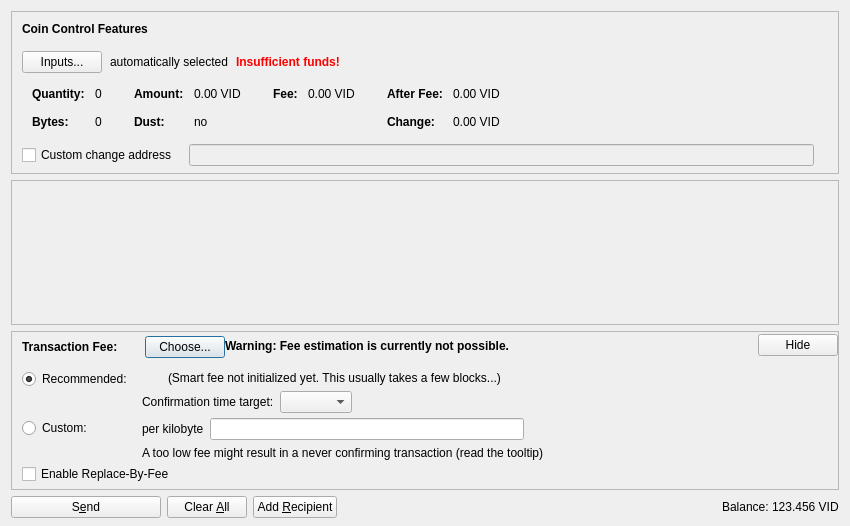
<?xml version="1.0" encoding="UTF-8"?>
<ui version="4.0">
 <class>SendCoinsDialog</class>
 <widget class="QDialog" name="SendCoinsDialog">
  <property name="geometry">
   <rect>
    <x>0</x>
    <y>0</y>
    <width>850</width>
    <height>526</height>
   </rect>
  </property>
  <property name="windowTitle">
   <string>Send Coins</string>
  </property>
  <layout class="QVBoxLayout" name="verticalLayout" stretch="0,1,0,0">
   <property name="bottomMargin">
    <number>8</number>
   </property>
   <item>
    <widget class="QFrame" name="frameCoinControl">
     <property name="sizePolicy">
      <sizepolicy hsizetype="Expanding" vsizetype="Expanding">
       <horstretch>0</horstretch>
       <verstretch>0</verstretch>
      </sizepolicy>
     </property>
     <property name="maximumSize">
      <size>
       <width>16777215</width>
       <height>16777215</height>
      </size>
     </property>
     <property name="frameShape">
      <enum>QFrame::StyledPanel</enum>
     </property>
     <property name="frameShadow">
      <enum>QFrame::Sunken</enum>
     </property>
     <layout class="QVBoxLayout" name="verticalLayoutCoinControl2">
      <property name="spacing">
       <number>0</number>
      </property>
      <property name="leftMargin">
       <number>0</number>
      </property>
      <property name="topMargin">
       <number>0</number>
      </property>
      <property name="rightMargin">
       <number>0</number>
      </property>
      <property name="bottomMargin">
       <number>6</number>
      </property>
      <item>
       <layout class="QVBoxLayout" name="verticalLayoutCoinControl" stretch="0,0,0,0,1">
        <property name="spacing">
         <number>0</number>
        </property>
        <property name="leftMargin">
         <number>10</number>
        </property>
        <property name="topMargin">
         <number>10</number>
        </property>
        <item>
         <layout class="QHBoxLayout" name="horizontalLayoutCoinControl1">
          <property name="bottomMargin">
           <number>15</number>
          </property>
          <item>
           <widget class="QLabel" name="labelCoinControlFeatures">
            <property name="sizePolicy">
             <sizepolicy hsizetype="Preferred" vsizetype="Maximum">
              <horstretch>0</horstretch>
              <verstretch>0</verstretch>
             </sizepolicy>
            </property>
            <property name="font">
             <font>
              <weight>75</weight>
              <bold>true</bold>
             </font>
            </property>
            <property name="styleSheet">
             <string notr="true">font-weight:bold;</string>
            </property>
            <property name="text">
             <string>Coin Control Features</string>
            </property>
           </widget>
          </item>
         </layout>
        </item>
        <item>
         <layout class="QHBoxLayout" name="horizontalLayoutCoinControl2" stretch="0,0,0,0">
          <property name="spacing">
           <number>8</number>
          </property>
          <property name="bottomMargin">
           <number>10</number>
          </property>
          <item>
           <widget class="QPushButton" name="pushButtonCoinControl">
            <property name="styleSheet">
             <string notr="true"/>
            </property>
            <property name="text">
             <string>Inputs...</string>
            </property>
            <property name="autoDefault">
             <bool>false</bool>
            </property>
           </widget>
          </item>
          <item>
           <widget class="QLabel" name="labelCoinControlAutomaticallySelected">
            <property name="text">
             <string>automatically selected</string>
            </property>
            <property name="margin">
             <number>5</number>
            </property>
           </widget>
          </item>
          <item>
           <widget class="QLabel" name="labelCoinControlInsuffFunds">
            <property name="font">
             <font>
              <weight>75</weight>
              <bold>true</bold>
             </font>
            </property>
            <property name="styleSheet">
             <string notr="true">color:red;font-weight:bold;</string>
            </property>
            <property name="text">
             <string>Insufficient funds!</string>
            </property>
            <property name="margin">
             <number>5</number>
            </property>
           </widget>
          </item>
          <item>
           <spacer name="horizontalSpacerCoinControl">
            <property name="orientation">
             <enum>Qt::Horizontal</enum>
            </property>
            <property name="sizeHint" stdset="0">
             <size>
              <width>40</width>
              <height>1</height>
             </size>
            </property>
           </spacer>
          </item>
         </layout>
        </item>
        <item>
         <widget class="QWidget" name="widgetCoinControl" native="true">
          <property name="sizePolicy">
           <sizepolicy hsizetype="Preferred" vsizetype="Preferred">
            <horstretch>0</horstretch>
            <verstretch>0</verstretch>
           </sizepolicy>
          </property>
          <property name="minimumSize">
           <size>
            <width>0</width>
            <height>0</height>
           </size>
          </property>
          <property name="styleSheet">
           <string notr="true"/>
          </property>
          <layout class="QHBoxLayout" name="horizontalLayoutCoinControl5">
           <property name="leftMargin">
            <number>0</number>
           </property>
           <property name="topMargin">
            <number>0</number>
           </property>
           <property name="rightMargin">
            <number>0</number>
           </property>
           <property name="bottomMargin">
            <number>0</number>
           </property>
           <item>
            <layout class="QHBoxLayout" name="horizontalLayoutCoinControl3" stretch="0,0,0,1">
             <property name="spacing">
              <number>20</number>
             </property>
             <property name="topMargin">
              <number>0</number>
             </property>
             <property name="bottomMargin">
              <number>10</number>
             </property>
             <item>
              <layout class="QFormLayout" name="formLayoutCoinControl1">
               <property name="horizontalSpacing">
                <number>10</number>
               </property>
               <property name="verticalSpacing">
                <number>14</number>
               </property>
               <property name="leftMargin">
                <number>10</number>
               </property>
               <property name="topMargin">
                <number>4</number>
               </property>
               <property name="rightMargin">
                <number>6</number>
               </property>
               <item row="0" column="0">
                <widget class="QLabel" name="labelCoinControlQuantityText">
                 <property name="font">
                  <font>
                   <weight>75</weight>
                   <bold>true</bold>
                  </font>
                 </property>
                 <property name="text">
                  <string>Quantity:</string>
                 </property>
                 <property name="margin">
                  <number>0</number>
                 </property>
                </widget>
               </item>
               <item row="0" column="1">
                <widget class="QLabel" name="labelCoinControlQuantity">
                 <property name="cursor">
                  <cursorShape>IBeamCursor</cursorShape>
                 </property>
                 <property name="contextMenuPolicy">
                  <enum>Qt::ActionsContextMenu</enum>
                 </property>
                 <property name="text">
                  <string notr="true">0</string>
                 </property>
                 <property name="margin">
                  <number>0</number>
                 </property>
                 <property name="textInteractionFlags">
                  <set>Qt::LinksAccessibleByMouse|Qt::TextSelectableByKeyboard|Qt::TextSelectableByMouse</set>
                 </property>
                </widget>
               </item>
               <item row="1" column="0">
                <widget class="QLabel" name="labelCoinControlBytesText">
                 <property name="font">
                  <font>
                   <weight>75</weight>
                   <bold>true</bold>
                  </font>
                 </property>
                 <property name="text">
                  <string>Bytes:</string>
                 </property>
                </widget>
               </item>
               <item row="1" column="1">
                <widget class="QLabel" name="labelCoinControlBytes">
                 <property name="cursor">
                  <cursorShape>IBeamCursor</cursorShape>
                 </property>
                 <property name="contextMenuPolicy">
                  <enum>Qt::ActionsContextMenu</enum>
                 </property>
                 <property name="text">
                  <string notr="true">0</string>
                 </property>
                 <property name="textInteractionFlags">
                  <set>Qt::LinksAccessibleByMouse|Qt::TextSelectableByKeyboard|Qt::TextSelectableByMouse</set>
                 </property>
                </widget>
               </item>
              </layout>
             </item>
             <item>
              <layout class="QFormLayout" name="formLayoutCoinControl2">
               <property name="horizontalSpacing">
                <number>10</number>
               </property>
               <property name="verticalSpacing">
                <number>14</number>
               </property>
               <property name="leftMargin">
                <number>6</number>
               </property>
               <property name="topMargin">
                <number>4</number>
               </property>
               <property name="rightMargin">
                <number>6</number>
               </property>
               <item row="0" column="0">
                <widget class="QLabel" name="labelCoinControlAmountText">
                 <property name="font">
                  <font>
                   <weight>75</weight>
                   <bold>true</bold>
                  </font>
                 </property>
                 <property name="text">
                  <string>Amount:</string>
                 </property>
                 <property name="margin">
                  <number>0</number>
                 </property>
                </widget>
               </item>
               <item row="0" column="1">
                <widget class="QLabel" name="labelCoinControlAmount">
                 <property name="cursor">
                  <cursorShape>IBeamCursor</cursorShape>
                 </property>
                 <property name="contextMenuPolicy">
                  <enum>Qt::ActionsContextMenu</enum>
                 </property>
                 <property name="text">
                  <string notr="true">0.00 VID</string>
                 </property>
                 <property name="textInteractionFlags">
                  <set>Qt::LinksAccessibleByMouse|Qt::TextSelectableByKeyboard|Qt::TextSelectableByMouse</set>
                 </property>
                </widget>
               </item>
               <item row="1" column="0">
                <widget class="QLabel" name="labelCoinControlLowOutputText">
                 <property name="font">
                  <font>
                   <weight>75</weight>
                   <bold>true</bold>
                  </font>
                 </property>
                 <property name="text">
                  <string>Dust:</string>
                 </property>
                </widget>
               </item>
               <item row="1" column="1">
                <widget class="QLabel" name="labelCoinControlLowOutput">
                 <property name="cursor">
                  <cursorShape>IBeamCursor</cursorShape>
                 </property>
                 <property name="contextMenuPolicy">
                  <enum>Qt::ActionsContextMenu</enum>
                 </property>
                 <property name="text">
                  <string notr="true">no</string>
                 </property>
                 <property name="textInteractionFlags">
                  <set>Qt::LinksAccessibleByMouse|Qt::TextSelectableByKeyboard|Qt::TextSelectableByMouse</set>
                 </property>
                </widget>
               </item>
              </layout>
             </item>
             <item>
              <layout class="QFormLayout" name="formLayoutCoinControl3">
               <property name="horizontalSpacing">
                <number>10</number>
               </property>
               <property name="verticalSpacing">
                <number>14</number>
               </property>
               <property name="leftMargin">
                <number>6</number>
               </property>
               <property name="topMargin">
                <number>4</number>
               </property>
               <property name="rightMargin">
                <number>6</number>
               </property>
               <item row="0" column="0">
                <widget class="QLabel" name="labelCoinControlFeeText">
                 <property name="font">
                  <font>
                   <weight>75</weight>
                   <bold>true</bold>
                  </font>
                 </property>
                 <property name="text">
                  <string>Fee:</string>
                 </property>
                 <property name="margin">
                  <number>0</number>
                 </property>
                </widget>
               </item>
               <item row="0" column="1">
                <widget class="QLabel" name="labelCoinControlFee">
                 <property name="cursor">
                  <cursorShape>IBeamCursor</cursorShape>
                 </property>
                 <property name="contextMenuPolicy">
                  <enum>Qt::ActionsContextMenu</enum>
                 </property>
                 <property name="text">
                  <string notr="true">0.00 VID</string>
                 </property>
                 <property name="textInteractionFlags">
                  <set>Qt::LinksAccessibleByMouse|Qt::TextSelectableByKeyboard|Qt::TextSelectableByMouse</set>
                 </property>
                </widget>
               </item>
              </layout>
             </item>
             <item>
              <layout class="QFormLayout" name="formLayoutCoinControl4">
               <property name="horizontalSpacing">
                <number>10</number>
               </property>
               <property name="verticalSpacing">
                <number>14</number>
               </property>
               <property name="leftMargin">
                <number>6</number>
               </property>
               <property name="topMargin">
                <number>4</number>
               </property>
               <property name="rightMargin">
                <number>6</number>
               </property>
               <item row="0" column="0">
                <widget class="QLabel" name="labelCoinControlAfterFeeText">
                 <property name="font">
                  <font>
                   <weight>75</weight>
                   <bold>true</bold>
                  </font>
                 </property>
                 <property name="text">
                  <string>After Fee:</string>
                 </property>
                 <property name="margin">
                  <number>0</number>
                 </property>
                </widget>
               </item>
               <item row="0" column="1">
                <widget class="QLabel" name="labelCoinControlAfterFee">
                 <property name="cursor">
                  <cursorShape>IBeamCursor</cursorShape>
                 </property>
                 <property name="contextMenuPolicy">
                  <enum>Qt::ActionsContextMenu</enum>
                 </property>
                 <property name="text">
                  <string notr="true">0.00 VID</string>
                 </property>
                 <property name="textInteractionFlags">
                  <set>Qt::LinksAccessibleByMouse|Qt::TextSelectableByKeyboard|Qt::TextSelectableByMouse</set>
                 </property>
                </widget>
               </item>
               <item row="1" column="0">
                <widget class="QLabel" name="labelCoinControlChangeText">
                 <property name="font">
                  <font>
                   <weight>75</weight>
                   <bold>true</bold>
                  </font>
                 </property>
                 <property name="text">
                  <string>Change:</string>
                 </property>
                </widget>
               </item>
               <item row="1" column="1">
                <widget class="QLabel" name="labelCoinControlChange">
                 <property name="cursor">
                  <cursorShape>IBeamCursor</cursorShape>
                 </property>
                 <property name="contextMenuPolicy">
                  <enum>Qt::ActionsContextMenu</enum>
                 </property>
                 <property name="text">
                  <string notr="true">0.00 VID</string>
                 </property>
                 <property name="textInteractionFlags">
                  <set>Qt::LinksAccessibleByMouse|Qt::TextSelectableByKeyboard|Qt::TextSelectableByMouse</set>
                 </property>
                </widget>
               </item>
              </layout>
             </item>
            </layout>
           </item>
          </layout>
         </widget>
        </item>
        <item>
         <layout class="QHBoxLayout" name="horizontalLayoutCoinControl4" stretch="0,0,0">
          <property name="spacing">
           <number>12</number>
          </property>
          <property name="sizeConstraint">
           <enum>QLayout::SetDefaultConstraint</enum>
          </property>
          <property name="topMargin">
           <number>5</number>
          </property>
          <property name="rightMargin">
           <number>5</number>
          </property>
          <item>
           <widget class="QCheckBox" name="checkBoxCoinControlChange">
            <property name="toolTip">
             <string>If this is activated, but the change address is empty or invalid, change will be sent to a newly generated address.</string>
            </property>
            <property name="text">
             <string>Custom change address</string>
            </property>
           </widget>
          </item>
          <item>
           <widget class="QValidatedLineEdit" name="lineEditCoinControlChange">
            <property name="enabled">
             <bool>false</bool>
            </property>
            <property name="sizePolicy">
             <sizepolicy hsizetype="Expanding" vsizetype="Fixed">
              <horstretch>0</horstretch>
              <verstretch>0</verstretch>
             </sizepolicy>
            </property>
           </widget>
          </item>
          <item>
           <widget class="QLabel" name="labelCoinControlChangeLabel">
            <property name="sizePolicy">
             <sizepolicy hsizetype="Preferred" vsizetype="Expanding">
              <horstretch>0</horstretch>
              <verstretch>0</verstretch>
             </sizepolicy>
            </property>
            <property name="minimumSize">
             <size>
              <width>0</width>
              <height>0</height>
             </size>
            </property>
            <property name="text">
             <string/>
            </property>
            <property name="margin">
             <number>3</number>
            </property>
           </widget>
          </item>
         </layout>
        </item>
        <item>
         <spacer name="verticalSpacerCoinControl">
          <property name="orientation">
           <enum>Qt::Vertical</enum>
          </property>
          <property name="sizeHint" stdset="0">
           <size>
            <width>800</width>
            <height>1</height>
           </size>
          </property>
         </spacer>
        </item>
       </layout>
      </item>
     </layout>
    </widget>
   </item>
   <item>
    <widget class="QScrollArea" name="scrollArea">
     <property name="widgetResizable">
      <bool>true</bool>
     </property>
     <widget class="QWidget" name="scrollAreaWidgetContents">
      <property name="geometry">
       <rect>
        <x>0</x>
        <y>0</y>
        <width>830</width>
        <height>104</height>
       </rect>
      </property>
      <layout class="QVBoxLayout" name="verticalLayout_2" stretch="0,1">
       <property name="leftMargin">
        <number>0</number>
       </property>
       <property name="topMargin">
        <number>0</number>
       </property>
       <property name="rightMargin">
        <number>0</number>
       </property>
       <property name="bottomMargin">
        <number>0</number>
       </property>
       <item>
        <layout class="QVBoxLayout" name="entries">
         <property name="spacing">
          <number>6</number>
         </property>
        </layout>
       </item>
       <item>
        <spacer name="verticalSpacer">
         <property name="orientation">
          <enum>Qt::Vertical</enum>
         </property>
         <property name="sizeHint" stdset="0">
          <size>
           <width>20</width>
           <height>40</height>
          </size>
         </property>
        </spacer>
       </item>
      </layout>
     </widget>
    </widget>
   </item>
   <item>
    <widget class="QFrame" name="frameFee">
     <property name="sizePolicy">
      <sizepolicy hsizetype="Expanding" vsizetype="Expanding">
       <horstretch>0</horstretch>
       <verstretch>0</verstretch>
      </sizepolicy>
     </property>
     <property name="maximumSize">
      <size>
       <width>16777215</width>
       <height>16777215</height>
      </size>
     </property>
     <property name="frameShape">
      <enum>QFrame::StyledPanel</enum>
     </property>
     <property name="frameShadow">
      <enum>QFrame::Sunken</enum>
     </property>
     <layout class="QVBoxLayout" name="verticalLayoutFee1">
      <property name="spacing">
       <number>0</number>
      </property>
      <property name="leftMargin">
       <number>0</number>
      </property>
      <property name="topMargin">
       <number>0</number>
      </property>
      <property name="rightMargin">
       <number>0</number>
      </property>
      <property name="bottomMargin">
       <number>0</number>
      </property>
      <item>
       <layout class="QVBoxLayout" name="verticalLayoutFee2" stretch="0,0,0">
        <property name="spacing">
         <number>0</number>
        </property>
        <property name="leftMargin">
         <number>10</number>
        </property>
        <property name="topMargin">
         <number>0</number>
        </property>
        <item>
         <layout class="QHBoxLayout" name="horizontalLayoutFee1">
          <property name="bottomMargin">
           <number>0</number>
          </property>
          <item>
           <layout class="QVBoxLayout" name="verticalLayoutFee7">
            <property name="spacing">
             <number>0</number>
            </property>
            <item>
             <spacer name="verticalSpacerSmartFee">
              <property name="orientation">
               <enum>Qt::Vertical</enum>
              </property>
              <property name="sizeType">
               <enum>QSizePolicy::Fixed</enum>
              </property>
              <property name="sizeHint" stdset="0">
               <size>
                <width>1</width>
                <height>4</height>
               </size>
              </property>
             </spacer>
            </item>
            <item>
             <layout class="QHBoxLayout" name="horizontalLayoutSmartFee">
              <property name="spacing">
               <number>10</number>
              </property>
              <item>
               <widget class="QLabel" name="labelFeeHeadline">
                <property name="sizePolicy">
                 <sizepolicy hsizetype="Preferred" vsizetype="Maximum">
                  <horstretch>0</horstretch>
                  <verstretch>0</verstretch>
                 </sizepolicy>
                </property>
                <property name="font">
                 <font>
                  <weight>75</weight>
                  <bold>true</bold>
                 </font>
                </property>
                <property name="styleSheet">
                 <string notr="true">font-weight:bold;</string>
                </property>
                <property name="text">
                 <string>Transaction Fee:</string>
                </property>
               </widget>
              </item>
              <item>
               <widget class="QLabel" name="labelFeeMinimized">
                <property name="text">
                 <string/>
                </property>
               </widget>
              </item>
              <item>
               <widget class="QPushButton" name="buttonChooseFee">
                <property name="text">
                 <string>Choose...</string>
                </property>
               </widget>
              </item>
             </layout>
            </item>
            <item>
             <spacer name="verticalSpacer_5">
              <property name="orientation">
               <enum>Qt::Vertical</enum>
              </property>
              <property name="sizeHint" stdset="0">
               <size>
                <width>1</width>
                <height>1</height>
               </size>
              </property>
             </spacer>
            </item>
           </layout>
          </item>
          <item>
           <widget class="QLabel" name="fallbackFeeWarningLabel">
            <property name="toolTip">
             <string>Using the fallbackfee can result in sending a transaction that will take several hours or days (or never) to confirm. Consider choosing your fee manually or wait until you have validated the complete chain.</string>
            </property>
            <property name="font">
            <font>
                <weight>75</weight>
                <bold>true</bold>
            </font>
            </property>
            <property name="text">
             <string>Warning: Fee estimation is currently not possible.</string>
            </property>
            <property name="wordWrap">
             <bool>false</bool>
            </property>
           </widget>
          </item>
          <item>
           <spacer name="horizontalSpacer_4">
            <property name="orientation">
             <enum>Qt::Horizontal</enum>
            </property>
            <property name="sizeType">
             <enum>QSizePolicy::MinimumExpanding</enum>
            </property>
            <property name="sizeHint" stdset="0">
             <size>
              <width>40</width>
              <height>20</height>
             </size>
            </property>
           </spacer>
          </item>
          <item>
           <widget class="QPushButton" name="buttonMinimizeFee">
            <property name="toolTip">
             <string>Hide transaction fee settings</string>
            </property>
            <property name="text">
             <string>Hide</string>
            </property>
           </widget>
          </item>
         </layout>
        </item>
        <item>
         <widget class="QFrame" name="frameFeeSelection">
          <layout class="QVBoxLayout" name="verticalLayoutFee12">
           <property name="spacing">
            <number>0</number>
           </property>
           <property name="leftMargin">
            <number>0</number>
           </property>
           <property name="topMargin">
            <number>0</number>
           </property>
           <property name="rightMargin">
            <number>0</number>
           </property>
           <property name="bottomMargin">
            <number>0</number>
           </property>
           <item>
            <layout class="QGridLayout" name="gridLayoutFee">
             <property name="topMargin">
              <number>10</number>
             </property>
             <property name="bottomMargin">
              <number>4</number>
             </property>
             <property name="horizontalSpacing">
              <number>10</number>
             </property>
             <property name="verticalSpacing">
              <number>4</number>
             </property>
             <item row="1" column="1">
              <layout class="QVBoxLayout" name="verticalLayoutFee8">
               <property name="spacing">
                <number>6</number>
               </property>
               <item>
                <layout class="QHBoxLayout" name="horizontalLayoutFee13">
                 <item>
                  <widget class="QLabel" name="labelCustomPerKilobyte">
                   <property name="toolTip">
                    <string>Specify a custom fee per kB (1,000 bytes) of the transaction's virtual size.

Note:  Since the fee is calculated on a per-byte basis, a fee of "100 satoshis per kB" for a transaction size of 500 bytes (half of 1 kB) would ultimately yield a fee of only 50 satoshis.</string>
                   </property>
                   <property name="text">
                    <string>per kilobyte</string>
                   </property>
                  </widget>
                 </item>
                 <item>
                  <widget class="VIDCoinAmountField" name="customFee"/>
                 </item>
                 <item>
                  <spacer name="horizontalSpacer_6">
                   <property name="orientation">
                    <enum>Qt::Horizontal</enum>
                   </property>
                   <property name="sizeHint" stdset="0">
                    <size>
                     <width>1</width>
                     <height>1</height>
                    </size>
                   </property>
                  </spacer>
                 </item>
                </layout>
               </item>
               <item>
                <layout class="QHBoxLayout" name="horizontalLayoutFee8">
                 <item>
                  <widget class="QLabel" name="labelCustomFeeWarning">
                   <property name="enabled">
                    <bool>true</bool>
                   </property>
                   <property name="toolTip">
                    <string>When there is less transaction volume than space in the blocks, miners as well as relaying nodes may enforce a minimum fee. Paying only this minimum fee is just fine, but be aware that this can result in a never confirming transaction once there is more demand for vidcoin transactions than the network can process.</string>
                   </property>
                   <property name="text">
                    <string>A too low fee might result in a never confirming transaction (read the tooltip)</string>
                   </property>
                  </widget>
                 </item>
                 <item>
                  <spacer name="horizontalSpacer_2">
                   <property name="orientation">
                    <enum>Qt::Horizontal</enum>
                   </property>
                   <property name="sizeHint" stdset="0">
                    <size>
                     <width>1</width>
                     <height>1</height>
                    </size>
                   </property>
                  </spacer>
                 </item>
                </layout>
               </item>
              </layout>
             </item>
             <item row="0" column="0">
              <layout class="QVBoxLayout" name="verticalLayoutFee4" stretch="0,1">
               <item>
                <widget class="QRadioButton" name="radioSmartFee">
                 <property name="text">
                  <string>Recommended:</string>
                 </property>
                 <property name="checked">
                  <bool>true</bool>
                 </property>
                 <attribute name="buttonGroup">
                  <string notr="true">groupFee</string>
                 </attribute>
                </widget>
               </item>
               <item>
                <spacer name="verticalSpacer_2">
                 <property name="orientation">
                  <enum>Qt::Vertical</enum>
                 </property>
                 <property name="sizeHint" stdset="0">
                  <size>
                   <width>1</width>
                   <height>1</height>
                  </size>
                 </property>
                </spacer>
               </item>
              </layout>
             </item>
             <item row="1" column="0">
              <layout class="QVBoxLayout" name="verticalLayoutFee9" stretch="0,1">
               <item>
                <widget class="QRadioButton" name="radioCustomFee">
                 <property name="text">
                  <string>Custom:</string>
                 </property>
                 <attribute name="buttonGroup">
                  <string notr="true">groupFee</string>
                 </attribute>
                </widget>
               </item>
               <item>
                <spacer name="verticalSpacer_6">
                 <property name="orientation">
                  <enum>Qt::Vertical</enum>
                 </property>
                 <property name="sizeHint" stdset="0">
                  <size>
                   <width>1</width>
                   <height>1</height>
                  </size>
                 </property>
                </spacer>
               </item>
              </layout>
             </item>
             <item row="0" column="1">
              <layout class="QVBoxLayout" name="verticalLayoutFee3" stretch="0,0,1">
               <property name="spacing">
                <number>6</number>
               </property>
               <property name="topMargin">
                <number>2</number>
               </property>
               <item>
                <layout class="QHBoxLayout" name="horizontalLayoutFee12">
                 <item>
                  <widget class="QLabel" name="labelSmartFee">
                   <property name="text">
                    <string/>
                   </property>
                  </widget>
                 </item>
                 <item>
                  <widget class="QLabel" name="labelFeeEstimation">
                   <property name="text">
                    <string/>
                   </property>
                  </widget>
                 </item>
                 <item>
                  <widget class="QLabel" name="labelSmartFee2">
                   <property name="text">
                    <string>(Smart fee not initialized yet. This usually takes a few blocks...)</string>
                   </property>
                  </widget>
                 </item>
                 <item>
                  <spacer name="horizontalSpacer_5">
                   <property name="orientation">
                    <enum>Qt::Horizontal</enum>
                   </property>
                   <property name="sizeHint" stdset="0">
                    <size>
                     <width>1</width>
                     <height>1</height>
                    </size>
                   </property>
                  </spacer>
                 </item>
                </layout>
               </item>
               <item>
                <layout class="QHBoxLayout" name="horizontalLayoutFee9">
                 <item>
                  <layout class="QVBoxLayout" name="verticalLayoutFee6">
                   <item>
                    <widget class="QLabel" name="labelSmartFee3">
                     <property name="text">
                      <string>Confirmation time target:</string>
                     </property>
                    </widget>
                   </item>
                  </layout>
                 </item>
                 <item>
                  <layout class="QVBoxLayout" name="verticalLayoutFee5">
                   <property name="rightMargin">
                    <number>30</number>
                   </property>
                   <item>
                    <layout class="QHBoxLayout" name="horizontalLayoutConfTarget">
                     <property name="bottomMargin">
                      <number>0</number>
                     </property>
                     <item>
                      <widget class="QComboBox" name="confTargetSelector"/>
                     </item>
                     <item>
                      <spacer name="horizontalSpacerConfTarget">
                       <property name="orientation">
                        <enum>Qt::Horizontal</enum>
                       </property>
                       <property name="sizeHint" stdset="0">
                        <size>
                         <width>40</width>
                         <height>20</height>
                        </size>
                       </property>
                      </spacer>
                     </item>
                    </layout>
                   </item>
                  </layout>
                 </item>
                </layout>
               </item>
               <item>
                <spacer name="verticalSpacer_4">
                 <property name="orientation">
                  <enum>Qt::Vertical</enum>
                 </property>
                 <property name="sizeHint" stdset="0">
                  <size>
                   <width>1</width>
                   <height>1</height>
                  </size>
                 </property>
                </spacer>
               </item>
              </layout>
             </item>
            </layout>
           </item>
           <item>
            <widget class="QCheckBox" name="optInRBF">
             <property name="text">
              <string>Enable Replace-By-Fee</string>
             </property>
             <property name="toolTip">
              <string>With Replace-By-Fee (BIP-125) you can increase a transaction's fee after it is sent. Without this, a higher fee may be recommended to compensate for increased transaction delay risk.</string>
             </property>
            </widget>
           </item>
          </layout>
         </widget>
        </item>
        <item>
         <spacer name="verticalSpacerFee">
          <property name="orientation">
           <enum>Qt::Vertical</enum>
          </property>
          <property name="sizeHint" stdset="0">
           <size>
            <width>40</width>
            <height>5</height>
           </size>
          </property>
         </spacer>
        </item>
       </layout>
      </item>
     </layout>
    </widget>
   </item>
   <item>
    <layout class="QHBoxLayout" name="horizontalLayout">
     <item>
      <widget class="QPushButton" name="sendButton">
       <property name="minimumSize">
        <size>
         <width>150</width>
         <height>0</height>
        </size>
       </property>
       <property name="toolTip">
        <string>Confirm the send action</string>
       </property>
       <property name="text">
        <string>S&amp;end</string>
       </property>
       <property name="icon">
        <iconset resource="../vidcoin.qrc">
         <normaloff>:/icons/send</normaloff>:/icons/send</iconset>
       </property>
       <property name="autoDefault">
        <bool>false</bool>
       </property>
       <property name="default">
        <bool>false</bool>
       </property>
      </widget>
     </item>
     <item>
      <widget class="QPushButton" name="clearButton">
       <property name="sizePolicy">
        <sizepolicy hsizetype="Minimum" vsizetype="Fixed">
         <horstretch>0</horstretch>
         <verstretch>0</verstretch>
        </sizepolicy>
       </property>
       <property name="toolTip">
        <string>Clear all fields of the form.</string>
       </property>
       <property name="text">
        <string>Clear &amp;All</string>
       </property>
       <property name="icon">
        <iconset resource="../vidcoin.qrc">
         <normaloff>:/icons/remove</normaloff>:/icons/remove</iconset>
       </property>
       <property name="autoDefault">
        <bool>false</bool>
       </property>
      </widget>
     </item>
     <item>
      <widget class="QPushButton" name="addButton">
       <property name="toolTip">
        <string>Send to multiple recipients at once</string>
       </property>
       <property name="text">
        <string>Add &amp;Recipient</string>
       </property>
       <property name="icon">
        <iconset resource="../vidcoin.qrc">
         <normaloff>:/icons/add</normaloff>:/icons/add</iconset>
       </property>
       <property name="autoDefault">
        <bool>false</bool>
       </property>
      </widget>
     </item>
     <item>
      <spacer name="horizontalSpacer">
       <property name="orientation">
        <enum>Qt::Horizontal</enum>
       </property>
       <property name="sizeHint" stdset="0">
        <size>
         <width>40</width>
         <height>20</height>
        </size>
       </property>
      </spacer>
     </item>
     <item>
      <layout class="QHBoxLayout" name="horizontalLayout_2">
       <property name="spacing">
        <number>3</number>
       </property>
       <item>
        <widget class="QLabel" name="labelBalanceName">
         <property name="sizePolicy">
          <sizepolicy hsizetype="Preferred" vsizetype="Fixed">
           <horstretch>0</horstretch>
           <verstretch>0</verstretch>
          </sizepolicy>
         </property>
         <property name="text">
          <string>Balance:</string>
         </property>
        </widget>
       </item>
       <item>
        <widget class="QLabel" name="labelBalance">
         <property name="sizePolicy">
          <sizepolicy hsizetype="Preferred" vsizetype="Fixed">
           <horstretch>0</horstretch>
           <verstretch>0</verstretch>
          </sizepolicy>
         </property>
         <property name="cursor">
          <cursorShape>IBeamCursor</cursorShape>
         </property>
         <property name="text">
          <string notr="true">123.456 VID</string>
         </property>
         <property name="textInteractionFlags">
          <set>Qt::LinksAccessibleByMouse|Qt::TextSelectableByKeyboard|Qt::TextSelectableByMouse</set>
         </property>
        </widget>
       </item>
      </layout>
     </item>
    </layout>
   </item>
  </layout>
 </widget>
 <customwidgets>
  <customwidget>
   <class>QValidatedLineEdit</class>
   <extends>QLineEdit</extends>
   <header>qt/qvalidatedlineedit.h</header>
  </customwidget>
  <customwidget>
   <class>VIDCoinAmountField</class>
   <extends>QLineEdit</extends>
   <header>qt/vidcoinamountfield.h</header>
   <container>1</container>
  </customwidget>
 </customwidgets>
 <resources>
  <include location="../vidcoin.qrc"/>
 </resources>
 <connections/>
 <buttongroups>
  <buttongroup name="groupFee"/>
 </buttongroups>
</ui>
